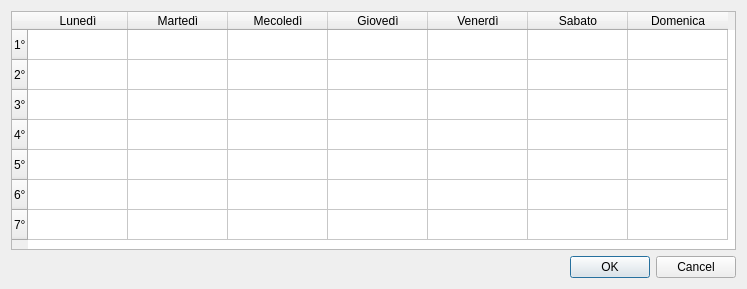
<?xml version="1.0" encoding="UTF-8"?>
<ui version="4.0">
 <class>subject_table</class>
 <widget class="QDialog" name="subject_table">
  <property name="geometry">
   <rect>
    <x>0</x>
    <y>0</y>
    <width>747</width>
    <height>289</height>
   </rect>
  </property>
  <property name="sizePolicy">
   <sizepolicy hsizetype="Preferred" vsizetype="Preferred">
    <horstretch>0</horstretch>
    <verstretch>0</verstretch>
   </sizepolicy>
  </property>
  <property name="minimumSize">
   <size>
    <width>0</width>
    <height>0</height>
   </size>
  </property>
  <property name="baseSize">
   <size>
    <width>0</width>
    <height>0</height>
   </size>
  </property>
  <property name="windowTitle">
   <string>Dialog</string>
  </property>
  <property name="whatsThis">
   <string/>
  </property>
  <layout class="QGridLayout" name="gridLayout_3">
   <item row="0" column="1">
    <layout class="QGridLayout" name="gridLayout">
     <item row="1" column="0">
      <widget class="QDialogButtonBox" name="buttonBox">
       <property name="orientation">
        <enum>Qt::Horizontal</enum>
       </property>
       <property name="standardButtons">
        <set>QDialogButtonBox::Cancel|QDialogButtonBox::Ok</set>
       </property>
      </widget>
     </item>
     <item row="0" column="0">
      <widget class="QTableWidget" name="tableWidget">
       <property name="minimumSize">
        <size>
         <width>0</width>
         <height>0</height>
        </size>
       </property>
       <property name="verticalScrollBarPolicy">
        <enum>Qt::ScrollBarAlwaysOff</enum>
       </property>
       <property name="horizontalScrollBarPolicy">
        <enum>Qt::ScrollBarAlwaysOff</enum>
       </property>
       <property name="sizeAdjustPolicy">
        <enum>QAbstractScrollArea::AdjustToContents</enum>
       </property>
       <row>
        <property name="text">
         <string>1°</string>
        </property>
       </row>
       <row>
        <property name="text">
         <string>2°</string>
        </property>
       </row>
       <row>
        <property name="text">
         <string>3°</string>
        </property>
       </row>
       <row>
        <property name="text">
         <string>4°</string>
        </property>
       </row>
       <row>
        <property name="text">
         <string>5°</string>
        </property>
       </row>
       <row>
        <property name="text">
         <string>6°</string>
        </property>
       </row>
       <row>
        <property name="text">
         <string>7°</string>
        </property>
       </row>
       <column>
        <property name="text">
         <string>Lunedì</string>
        </property>
       </column>
       <column>
        <property name="text">
         <string>Martedì</string>
        </property>
       </column>
       <column>
        <property name="text">
         <string>Mecoledì</string>
        </property>
       </column>
       <column>
        <property name="text">
         <string>Giovedì</string>
        </property>
       </column>
       <column>
        <property name="text">
         <string>Venerdì</string>
        </property>
       </column>
       <column>
        <property name="text">
         <string>Sabato</string>
        </property>
       </column>
       <column>
        <property name="text">
         <string>Domenica</string>
        </property>
       </column>
      </widget>
     </item>
    </layout>
   </item>
  </layout>
 </widget>
 <resources/>
 <connections>
  <connection>
   <sender>buttonBox</sender>
   <signal>accepted()</signal>
   <receiver>subject_table</receiver>
   <slot>accept()</slot>
   <hints>
    <hint type="sourcelabel">
     <x>258</x>
     <y>278</y>
    </hint>
    <hint type="destinationlabel">
     <x>157</x>
     <y>274</y>
    </hint>
   </hints>
  </connection>
  <connection>
   <sender>buttonBox</sender>
   <signal>rejected()</signal>
   <receiver>subject_table</receiver>
   <slot>reject()</slot>
   <hints>
    <hint type="sourcelabel">
     <x>316</x>
     <y>260</y>
    </hint>
    <hint type="destinationlabel">
     <x>286</x>
     <y>274</y>
    </hint>
   </hints>
  </connection>
  <connection>
   <sender>tableWidget</sender>
   <signal>itemChanged(QTableWidgetItem*)</signal>
   <receiver>subject_table</receiver>
   <slot>update_subject_table()</slot>
   <hints>
    <hint type="sourcelabel">
     <x>201</x>
     <y>89</y>
    </hint>
    <hint type="destinationlabel">
     <x>-305</x>
     <y>14</y>
    </hint>
   </hints>
  </connection>
 </connections>
 <slots>
  <slot>update_subject_table()</slot>
 </slots>
</ui>
